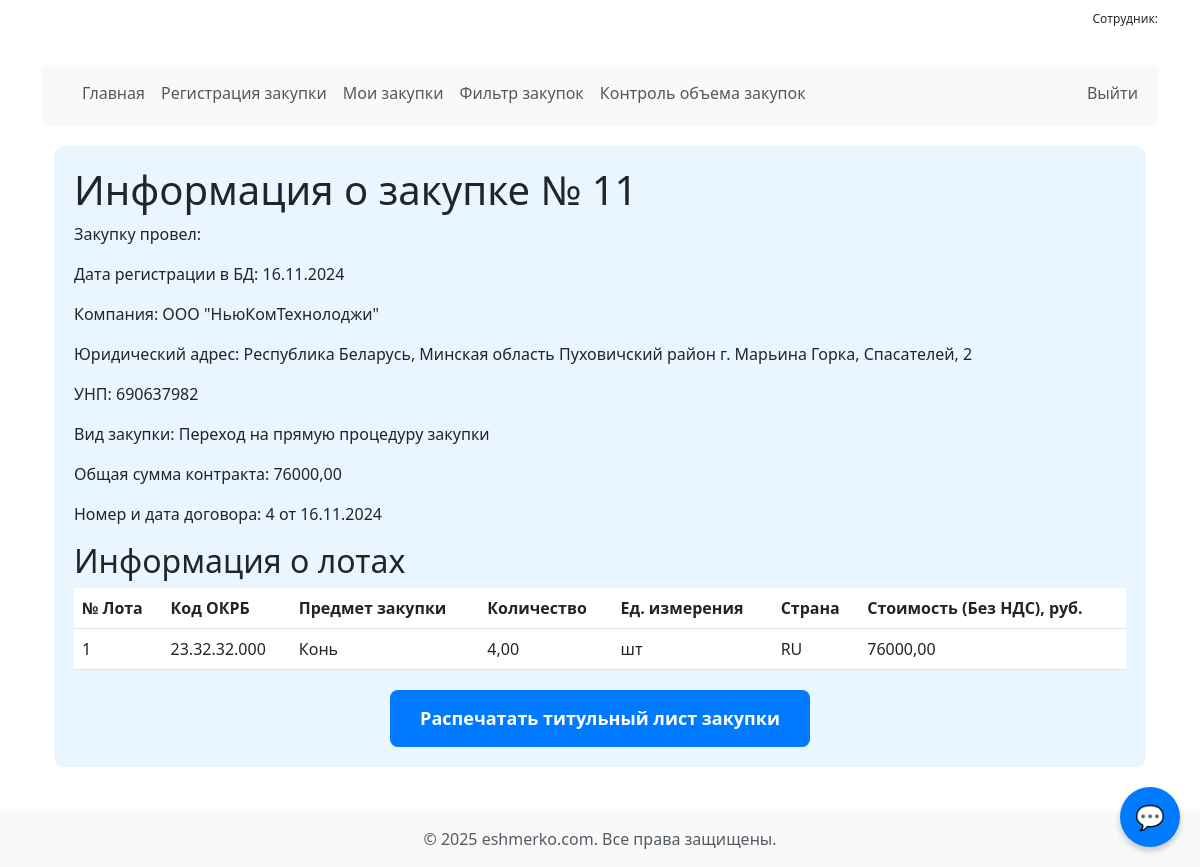
Screenshot of /zakupki/11/ with the database file from the repository.
### regforma/models.py (models this page shows, shortened)
class PredmetZakupki(models.Model):
    VID_ZAKUPKI_CHOICES = [
        ('Сравнительная таблица', 'Сравнительная таблица'),
        ('Прямая процедура', 'Прямая процедура'),
        ('Переход на прямую процедуру закупки', 'Переход на прямую процедуру закупки'),
        ('Упрощенная процедура закупки до 15 БВ', 'Упрощенная процедура закупки до 15 БВ'),
        ('Конкурентный лист', 'Конкурентный лист'),
        ('Открытый конкурс', 'Открытый конкурс'),
        ('Закупка из одного источника', 'Закупка из одного источника'),
    ]
    vid_zakupki = models.CharField(
        max_length=200,
        choices=VID_ZAKUPKI_CHOICES,
        verbose_name='Вид процедуры закупки'
    )
    nomer_dogovora = models.CharField(max_length=200, verbose_name='Номер договора')
    data_dogovora = models.DateField(verbose_name='Дата заключения договора')
    price_full = models.DecimalField(max_digits=10, decimal_places=2, verbose_name='Общая стоимость договора')
    data_creator_zakupki = models.DateField(default=timezone.now)
    company = models.ForeignKey(Company, on_delete=models.CASCADE, related_name='zakupki')

class Company(models.Model):
    name = models.CharField(max_length=200, verbose_name='Название организации')
    adress = models.CharField(max_length=200, verbose_name='Юридический адрес')
    unp = models.CharField(max_length=200, verbose_name='УНП')
    author = models.ForeignKey(User, on_delete=models.CASCADE, related_name='companies')

class Lots(models.Model):
    number_lot = models.PositiveIntegerField(default=1, verbose_name='Номер лота')
    cod_okrb = models.CharField(max_length=200, verbose_name='Код ОКРБ')
    predmet_zakupki = models.CharField(max_length=200, verbose_name='Предмет закупки (что закупаем)')
    unit = models.DecimalField(max_digits=10, decimal_places=2, verbose_name='Количество')  # Для дробных значений
    ed_izmer = models.CharField(max_length=20, choices=UNITS_CHOICES, verbose_name='Единица измерения')
    country = models.CharField(max_length=100, choices=COUNTRY_CHOICES, verbose_name='Страна')
    price_lot = models.DecimalField(max_digits=10, decimal_places=2, verbose_name='Стоимость лота (БезНДС), руб.')
    zakupki = models.ForeignKey(PredmetZakupki, on_delete=models.CASCADE, related_name='lots')

### regforma/views.py (the view)
# urls.py: path('zakupki/<int:zakupki_id>/', zakupki_detail, name='zakupki_detail'),
def zakupki_detail(request, zakupki_id):
    zakupka = get_object_or_404(PredmetZakupki, id=zakupki_id)
    company = zakupka.company
    lots = Lots.objects.filter(zakupki=zakupka)
    return render(request, 'zakupki_detail.html', {
        'zakupka': zakupka,
        'company': company,
        'lots': lots,
    })

### regforma/templates/zakupki_detail.html
{% extends 'base.html' %}
{% block content %}
<div class="container">
    <div class="form-section">
        <h1>Информация о закупке № {{ zakupka.id }}</h1>
        <div class="info">
            <p><label>Закупку провел:</label> {{ request.user.first_name }} {{ request.user.last_name }}</p>
            <p><label>Дата регистрации в БД:</label> {{ zakupka.data_creator_zakupki|date:"d.m.Y" }}</p>
            <p><label>Компания:</label> {{ zakupka.company.name }}</p>
            <p><label>Юридический адрес:</label> {{ zakupka.company.adress }}</p>
            <p><label>УНП:</label> {{ zakupka.company.unp }}</p>
            <p><label>Вид закупки:</label> {{ zakupka.vid_zakupki }}</p>
            <p><label>Общая сумма контракта:</label> {{ zakupka.price_full }}</p>
            <p><label>Номер и дата договора:</label> {{ zakupka.nomer_dogovora }} от {{ zakupka.data_dogovora|date:"d.m.Y" }}</p>
        </div>
        <h2>Информация о лотах</h2>
        <table class="table">
            <thead>
                <tr>
                    <th>№ Лота</th>
                    <th>Код ОКРБ</th>
                    <th>Предмет закупки</th>
                    <th>Количество</th>
                    <th>Ед. измерения</th>
                    <th>Страна</th>
                    <th>Стоимость (Без НДС), руб.</th>
                </tr>
            </thead>
            <tbody>
                {% for lot in lots %}
                <tr>
                    <td>{{ lot.number_lot }}</td>
                    <td>{{ lot.cod_okrb }}</td>
                    <td>{{ lot.predmet_zakupki }}</td>
                    <td>{{ lot.unit }}</td>
                    <td>{{ lot.ed_izmer }}</td>
                    <td>{{ lot.country }}</td>
                    <td>{{ lot.price_lot }}</td>
                </tr>
                {% endfor %}
            </tbody>
        </table>
        <div class="button-container" style="text-align: center; margin-top: 20px;">
            <a href="{% url 'generate_pdf' zakupka.id %}" class="pdf-button">Распечатать титульный лист закупки</a>
        </div>
    </div>
</div>
{% endblock %}

### static/css/style.css (style rules this page uses)
.form-section, .navbar, .user-info { width: 100%; margin: 20px auto; border-radius: 5px; }
.form-section { border: 0px solid #007bff; border-radius: 10px; background-color: #e9f5ff; padding: 20px; }
.pdf-button { display: inline-block; padding: 15px 30px; font-size: 18px; font-weight: bold; text-align: center; text-decoration: none; color: white; background-color: #007bff; border: none; border-radius: 8px; transition: background-color 0.3s ease; }
.button-container { text-align: center; margin-top: 20px; }

### rows the page displays
PredmetZakupki: id "11", data_creator_zakupki "16.11.2024", company.name "ООО \"НьюКомТехнолоджи\"", company.adress "Республика Беларусь, Минская область Пуховичский район г. Марьина Горка, Спасателей, 2", company.unp "690637982", vid_zakupki "Переход на прямую процедуру закупки", price_full "76000,00", nomer_dogovora "4", data_dogovora "16.11.2024"
Lots: number_lot "1", cod_okrb "23.32.32.000", predmet_zakupki "Конь", unit "4,00", ed_izmer "шт", country "RU", price_lot "76000,00"
